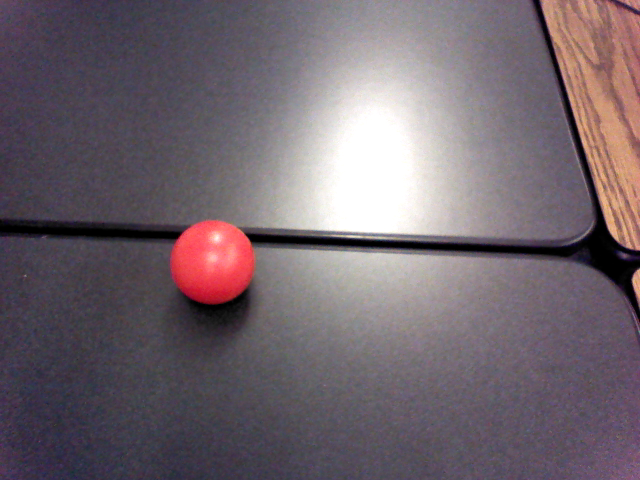
#> input picture testImages/ball_downfront2.png, 640 x 480 px, found by its file name
$ python houghCircle.py
#> lines starting #> are read from the running program, lines starting #| are printed output that depends on the picture
import cv2
import cv2.cv as cv
import numpy as np

img = cv2.imread('ball_downfront2.png',0)
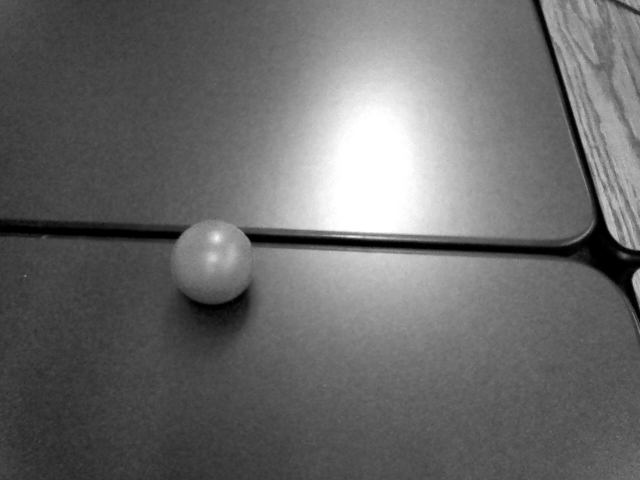
#> img: shape (480, 640); min 0, max 255, mean 105.2
img = cv2.medianBlur(img,5)
cimg = cv2.cvtColor(img,cv2.COLOR_GRAY2BGR)

circles = cv2.HoughCircles(img,cv.CV_HOUGH_GRADIENT,1,20,
                            param1=50,param2=30,minRadius=0,maxRadius=0)
#> circles = 58 rows, first 8: [444.5, 113.5, 144.2], [502.5, 122.5, 135.7], [387.5, 142.5, 207.5], [363.5, 148.5, 232.2], [483.5, 129.5, 127.7], [484.5, 105.5, 151.4], [419.5, 127.5, 172.5], [424.5, 189.5, 211.1]

circles = np.uint16(np.around(circles))
#> circles = 58 rows, first 8: [444, 114, 144], [502, 122, 136], [388, 142, 208], [364, 148, 232], [484, 130, 128], [484, 106, 151], [420, 128, 172], [424, 190, 211]
for i in circles[0,:]:
    # draw the outer circle
    cv2.circle(cimg,(i[0],i[1]),i[2],(0,255,0),2)
    # draw the center of the circle
    cv2.circle(cimg,(i[0],i[1]),2,(0,0,255),3)
#> this loop made 58 passes
#> i on passes 1 to 12: [444, 114, 144], [502, 122, 136], [388, 142, 208], [364, 148, 232], [484, 130, 128], [484, 106, 151], [420, 128, 172], [424, 190, 211], [464, 120, 123], [410, 164, 194], [522, 128, 119], [504, 154, 103]
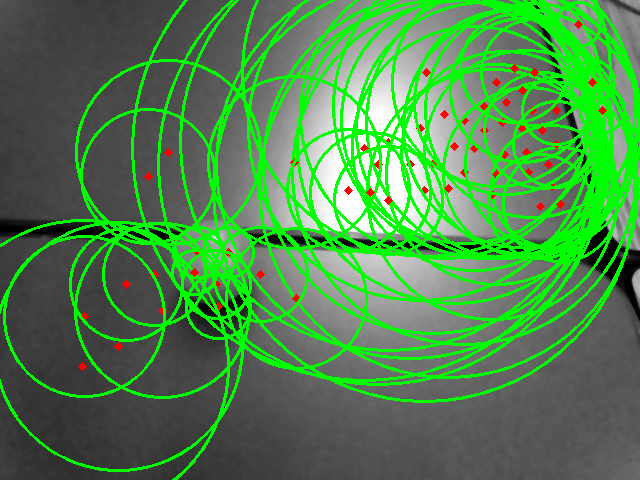
#> cimg: shape (480, 640, 3); mean B, G, R 75.9, 135, 77.5

cv2.imshow('detected circles',cimg)
cv2.waitKey(0)
cv2.destroyAllWindows()

$ run again, with testImages/ball_downfront1.png copied over testImages/ball_downfront2.png
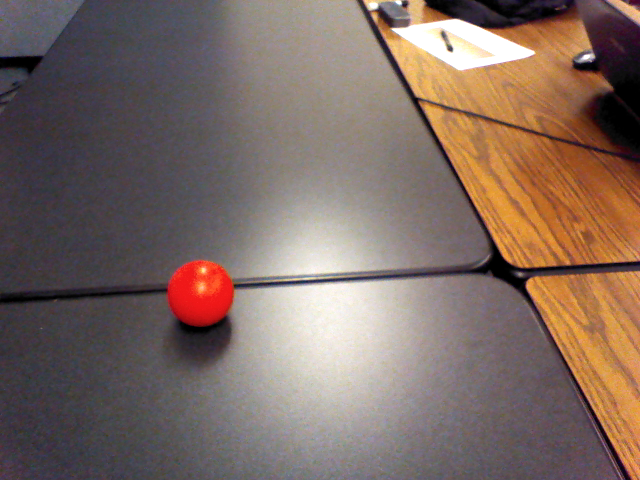
#> input picture testImages/ball_downfront1.png, 640 x 480 px, found by its file name
#> `img = cv2.imread('ball_downfront2.png',0)`:
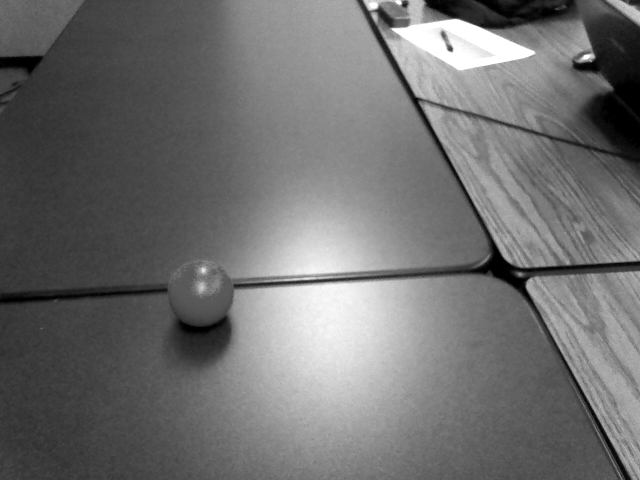
#> img: shape (480, 640); min 0, max 255, mean 111
#> `circles = cv2.HoughCircles(img,cv.CV_HOUGH_GRADIENT,1,20, param1=50,pa..`: circles = 231 rows, first 8: [184.5, 437.5, 433.5], [222.5, 411.5, 414.2], [254.5, 387.5, 377.7], [308.5, 391.5, 305.8], [340.5, 354.5, 290.9], [246.5, 439.5, 383.7], [261.5, 409.5, 352.2], [365.5, 331.5, 257.1]
#> `circles = np.uint16(np.around(circles))`: circles = 231 rows, first 8: [184, 438, 434], [222, 412, 414], [254, 388, 378], [308, 392, 306], [340, 354, 291], [246, 440, 384], [262, 410, 352], [366, 332, 257]
#> the loop `for i in circles[0,:]:` made 231 passes
#> after the loop `for i in circles[0,:]:`:
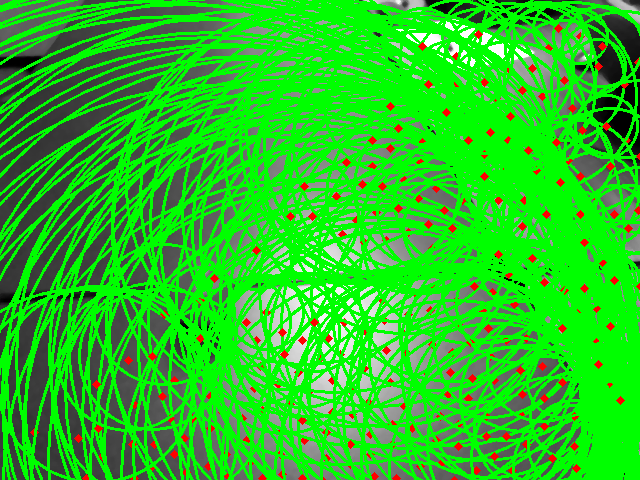
#> cimg: shape (480, 640, 3); mean B, G, R 35.7, 194, 40.9

$ run again, with testImages/ball_downfront3.png copied over testImages/ball_downfront2.png
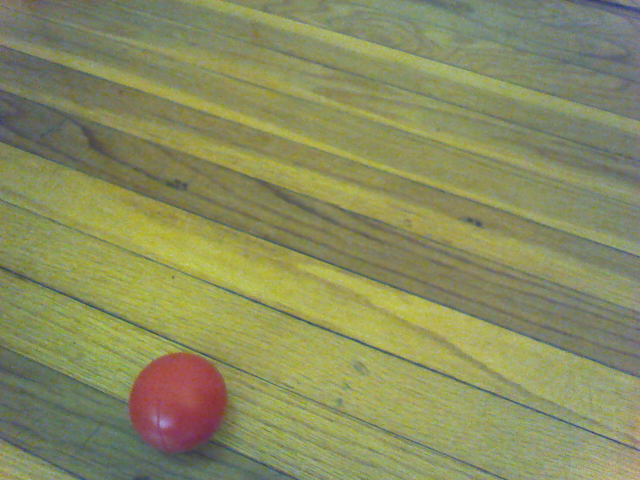
#> input picture testImages/ball_downfront3.png, 640 x 480 px, found by its file name
#> `img = cv2.imread('ball_downfront2.png',0)`:
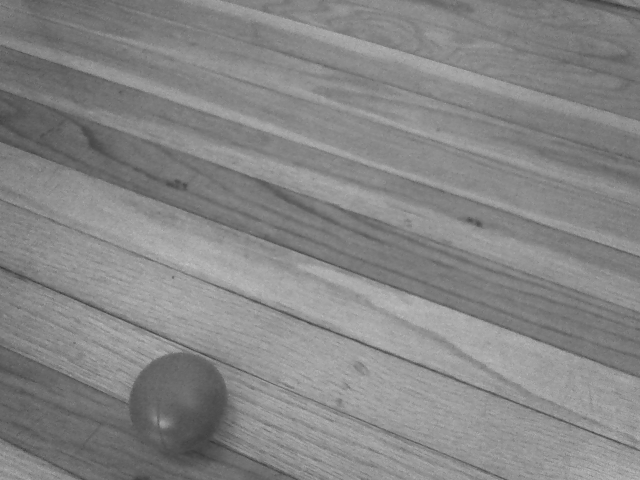
#> img: shape (480, 640); min 56, max 196, mean 134
#> `circles = cv2.HoughCircles(img,cv.CV_HOUGH_GRADIENT,1,20, param1=50,pa..`: circles = 301 rows, first 8: [214.5, 303.5, 157.7], [473.5, 173.5, 161.8], [265.5, 332.5, 143.9], [181.5, 303.5, 143.8], [398.5, 143.5, 142.4], [335.5, 342.5, 131.1], [229.5, 318.5, 141.8], [196.5, 328.5, 126.8]
#> `circles = np.uint16(np.around(circles))`: circles = 301 rows, first 8: [214, 304, 158], [474, 174, 162], [266, 332, 144], [182, 304, 144], [398, 144, 142], [336, 342, 131], [230, 318, 142], [196, 328, 127]
#> the loop `for i in circles[0,:]:` made 301 passes
#> after the loop `for i in circles[0,:]:`:
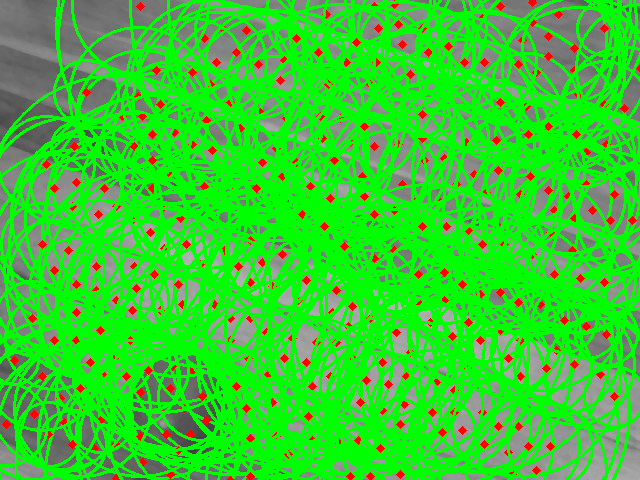
#> cimg: shape (480, 640, 3); mean B, G, R 47.1, 203.6, 54.7

$ run again, with testImages/ball_downfront4.png copied over testImages/ball_downfront2.png
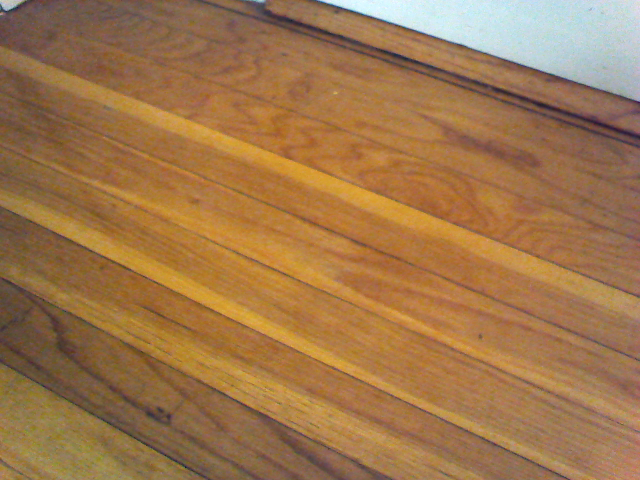
#> input picture testImages/ball_downfront4.png, 640 x 480 px, found by its file name
#> `img = cv2.imread('ball_downfront2.png',0)`:
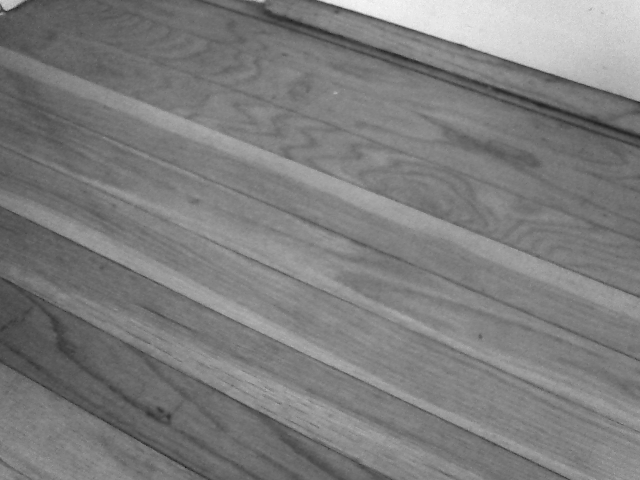
#> img: shape (480, 640); min 29, max 249, mean 125.3
#> `circles = cv2.HoughCircles(img,cv.CV_HOUGH_GRADIENT,1,20, param1=50,pa..`: circles = 296 rows, first 8: [427.5, 256.5, 212.6], [407.5, 250.5, 213.9], [391.5, 329.5, 156], [237.5, 281.5, 178.4], [291.5, 186.5, 187], [433.5, 225.5, 170.1], [202.5, 288.5, 136.7], [462.5, 210.5, 129]
#> `circles = np.uint16(np.around(circles))`: circles = 296 rows, first 8: [428, 256, 213], [408, 250, 214], [392, 330, 156], [238, 282, 178], [292, 186, 187], [434, 226, 170], [202, 288, 137], [462, 210, 129]
#> the loop `for i in circles[0,:]:` made 296 passes
#> after the loop `for i in circles[0,:]:`:
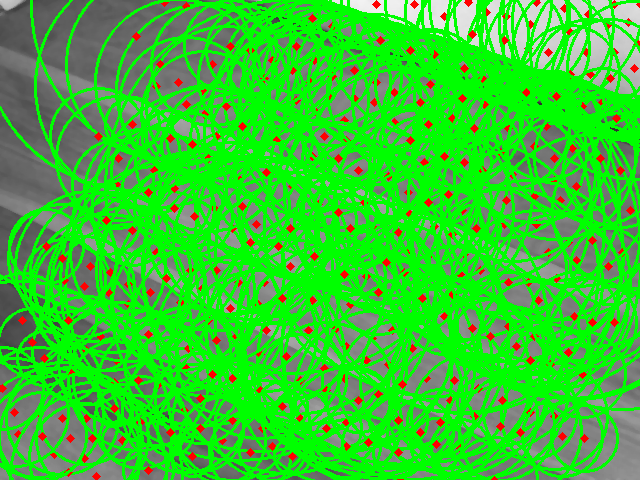
#> cimg: shape (480, 640, 3); mean B, G, R 47.5, 198.4, 54.9
